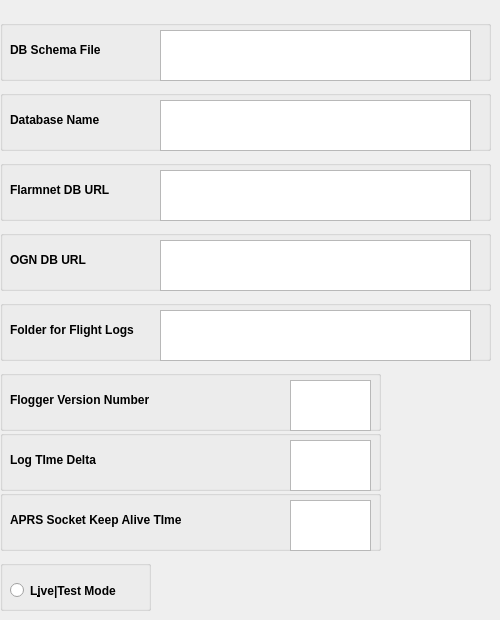
        <widget class="QWidget" name="Advanced">
         <attribute name="title">
          <string>Advanced</string>
         </attribute>
         <widget class="QGroupBox" name="DBSchemaBox">
          <property name="geometry">
           <rect>
            <x>0</x>
            <y>20</y>
            <width>491</width>
            <height>61</height>
           </rect>
          </property>
          <property name="toolTip">
           <string>&lt;html&gt;&lt;head/&gt;&lt;body&gt;&lt;p&gt;File holding SQlite3 schema&lt;/p&gt;&lt;/body&gt;&lt;/html&gt;</string>
          </property>
          <property name="title">
           <string/>
          </property>
          <widget class="QLabel" name="DBSchemaLabel">
           <property name="geometry">
            <rect>
             <x>10</x>
             <y>20</y>
             <width>151</width>
             <height>20</height>
            </rect>
           </property>
           <property name="font">
            <font>
             <pointsize>9</pointsize>
             <weight>75</weight>
             <bold>true</bold>
            </font>
           </property>
           <property name="toolTip">
            <string>&lt;html&gt;&lt;head/&gt;&lt;body&gt;&lt;p&gt;&lt;br/&gt;&lt;/p&gt;&lt;/body&gt;&lt;/html&gt;</string>
           </property>
           <property name="text">
            <string>DB Schema File</string>
           </property>
          </widget>
          <widget class="QTextEdit" name="DBSchemaFile">
           <property name="geometry">
            <rect>
             <x>160</x>
             <y>10</y>
             <width>311</width>
             <height>51</height>
            </rect>
           </property>
          </widget>
         </widget>
         <widget class="QGroupBox" name="APRSKeepAliveBox">
          <property name="geometry">
           <rect>
            <x>0</x>
            <y>490</y>
            <width>381</width>
            <height>61</height>
           </rect>
          </property>
          <property name="toolTip">
           <string>&lt;html&gt;&lt;head/&gt;&lt;body&gt;&lt;p&gt;Time between socket Keep Alive calls. Format is: time in seconds&lt;/p&gt;&lt;/body&gt;&lt;/html&gt;</string>
          </property>
          <property name="title">
           <string/>
          </property>
          <widget class="QLabel" name="APRSKeepAliveLabel">
           <property name="geometry">
            <rect>
             <x>10</x>
             <y>20</y>
             <width>231</width>
             <height>20</height>
            </rect>
           </property>
           <property name="font">
            <font>
             <pointsize>9</pointsize>
             <weight>75</weight>
             <bold>true</bold>
            </font>
           </property>
           <property name="toolTip">
            <string>&lt;html&gt;&lt;head/&gt;&lt;body&gt;&lt;p&gt;Format is: time in seconds&lt;/p&gt;&lt;/body&gt;&lt;/html&gt;</string>
           </property>
           <property name="text">
            <string>APRS Socket Keep Alive TIme</string>
           </property>
          </widget>
          <widget class="QTextEdit" name="APRSKeepAliveTIme">
           <property name="geometry">
            <rect>
             <x>290</x>
             <y>10</y>
             <width>81</width>
             <height>51</height>
            </rect>
           </property>
          </widget>
         </widget>
         <widget class="QGroupBox" name="DBNameBox">
          <property name="geometry">
           <rect>
            <x>0</x>
            <y>90</y>
            <width>491</width>
            <height>61</height>
           </rect>
          </property>
          <property name="toolTip">
           <string>&lt;html&gt;&lt;head/&gt;&lt;body&gt;&lt;p&gt;Name to be used for Flogger SQLite3 database&lt;/p&gt;&lt;/body&gt;&lt;/html&gt;</string>
          </property>
          <property name="title">
           <string/>
          </property>
          <widget class="QLabel" name="DBNameLabel">
           <property name="geometry">
            <rect>
             <x>10</x>
             <y>20</y>
             <width>151</width>
             <height>20</height>
            </rect>
           </property>
           <property name="font">
            <font>
             <pointsize>9</pointsize>
             <weight>75</weight>
             <bold>true</bold>
            </font>
           </property>
           <property name="toolTip">
            <string>&lt;html&gt;&lt;head/&gt;&lt;body&gt;&lt;p&gt;&lt;br/&gt;&lt;/p&gt;&lt;/body&gt;&lt;/html&gt;</string>
           </property>
           <property name="text">
            <string>Database Name</string>
           </property>
          </widget>
          <widget class="QTextEdit" name="DBName">
           <property name="geometry">
            <rect>
             <x>160</x>
             <y>10</y>
             <width>311</width>
             <height>51</height>
            </rect>
           </property>
          </widget>
         </widget>
         <widget class="QGroupBox" name="FlarmnetURLBox">
          <property name="geometry">
           <rect>
            <x>0</x>
            <y>160</y>
            <width>491</width>
            <height>61</height>
           </rect>
          </property>
          <property name="toolTip">
           <string>&lt;html&gt;&lt;head/&gt;&lt;body&gt;&lt;p&gt;URL of Flarmnet Database&lt;/p&gt;&lt;/body&gt;&lt;/html&gt;</string>
          </property>
          <property name="title">
           <string/>
          </property>
          <widget class="QLabel" name="FlarmnetURLLabel">
           <property name="geometry">
            <rect>
             <x>10</x>
             <y>20</y>
             <width>151</width>
             <height>20</height>
            </rect>
           </property>
           <property name="font">
            <font>
             <pointsize>9</pointsize>
             <weight>75</weight>
             <bold>true</bold>
            </font>
           </property>
           <property name="toolTip">
            <string>&lt;html&gt;&lt;head/&gt;&lt;body&gt;&lt;p&gt;&lt;br/&gt;&lt;/p&gt;&lt;/body&gt;&lt;/html&gt;</string>
           </property>
           <property name="text">
            <string>Flarmnet DB URL</string>
           </property>
          </widget>
          <widget class="QTextEdit" name="FlarmnetURL">
           <property name="geometry">
            <rect>
             <x>160</x>
             <y>10</y>
             <width>311</width>
             <height>51</height>
            </rect>
           </property>
          </widget>
         </widget>
         <widget class="QGroupBox" name="OGNURLBox">
          <property name="geometry">
           <rect>
            <x>0</x>
            <y>230</y>
            <width>491</width>
            <height>61</height>
           </rect>
          </property>
          <property name="toolTip">
           <string>&lt;html&gt;&lt;head/&gt;&lt;body&gt;&lt;p&gt;URL of OGN Database&lt;/p&gt;&lt;/body&gt;&lt;/html&gt;</string>
          </property>
          <property name="title">
           <string/>
          </property>
          <widget class="QLabel" name="OGNURLLabel">
           <property name="geometry">
            <rect>
             <x>10</x>
             <y>20</y>
             <width>151</width>
             <height>20</height>
            </rect>
           </property>
           <property name="font">
            <font>
             <pointsize>9</pointsize>
             <weight>75</weight>
             <bold>true</bold>
            </font>
           </property>
           <property name="toolTip">
            <string>&lt;html&gt;&lt;head/&gt;&lt;body&gt;&lt;p&gt;&lt;br/&gt;&lt;/p&gt;&lt;/body&gt;&lt;/html&gt;</string>
           </property>
           <property name="text">
            <string>OGN DB URL</string>
           </property>
          </widget>
          <widget class="QTextEdit" name="OGNURL">
           <property name="geometry">
            <rect>
             <x>160</x>
             <y>10</y>
             <width>311</width>
             <height>51</height>
            </rect>
           </property>
          </widget>
         </widget>
         <widget class="QGroupBox" name="LogTimeDeltaBox">
          <property name="geometry">
           <rect>
            <x>0</x>
            <y>430</y>
            <width>381</width>
            <height>61</height>
           </rect>
          </property>
          <property name="toolTip">
           <string>&lt;html&gt;&lt;head/&gt;&lt;body&gt;&lt;p&gt;Time in hours before sunset to start processing flight data. Negative values mean after sunset.&lt;/p&gt;&lt;/body&gt;&lt;/html&gt;</string>
          </property>
          <property name="title">
           <string/>
          </property>
          <widget class="QLabel" name="LogTimeDeltaLabel">
           <property name="geometry">
            <rect>
             <x>10</x>
             <y>20</y>
             <width>151</width>
             <height>20</height>
            </rect>
           </property>
           <property name="font">
            <font>
             <pointsize>9</pointsize>
             <weight>75</weight>
             <bold>true</bold>
            </font>
           </property>
           <property name="toolTip">
            <string>&lt;html&gt;&lt;head/&gt;&lt;body&gt;&lt;p&gt;Time in hours before sunset to start processing flight data. Negative values mean after sunset.&lt;/p&gt;&lt;/body&gt;&lt;/html&gt;</string>
           </property>
           <property name="text">
            <string>Log TIme Delta</string>
           </property>
          </widget>
          <widget class="QTextEdit" name="LogTimeDelta">
           <property name="geometry">
            <rect>
             <x>290</x>
             <y>10</y>
             <width>81</width>
             <height>51</height>
            </rect>
           </property>
          </widget>
         </widget>
         <widget class="QGroupBox" name="FlightLogBox">
          <property name="geometry">
           <rect>
            <x>0</x>
            <y>300</y>
            <width>491</width>
            <height>61</height>
           </rect>
          </property>
          <property name="toolTip">
           <string>&lt;html&gt;&lt;head/&gt;&lt;body&gt;&lt;p&gt;Name of folder for holding flight log files&lt;/p&gt;&lt;/body&gt;&lt;/html&gt;</string>
          </property>
          <property name="title">
           <string/>
          </property>
          <widget class="QLabel" name="FlightLogFolderLabel">
           <property name="geometry">
            <rect>
             <x>10</x>
             <y>20</y>
             <width>161</width>
             <height>20</height>
            </rect>
           </property>
           <property name="font">
            <font>
             <pointsize>9</pointsize>
             <weight>75</weight>
             <bold>true</bold>
            </font>
           </property>
           <property name="toolTip">
            <string/>
           </property>
           <property name="text">
            <string>Folder for Flight Logs</string>
           </property>
          </widget>
          <widget class="QTextEdit" name="FlightLogFolder">
           <property name="geometry">
            <rect>
             <x>160</x>
             <y>10</y>
             <width>311</width>
             <height>51</height>
            </rect>
           </property>
          </widget>
         </widget>
         <widget class="QGroupBox" name="LiveTestBox">
          <property name="geometry">
           <rect>
            <x>0</x>
            <y>560</y>
            <width>151</width>
            <height>51</height>
           </rect>
          </property>
          <property name="toolTip">
           <string>&lt;html&gt;&lt;head/&gt;&lt;body&gt;&lt;p&gt;Live mode Unchecked. Test Mode Checked&lt;/p&gt;&lt;/body&gt;&lt;/html&gt;</string>
          </property>
          <property name="title">
           <string/>
          </property>
          <widget class="QRadioButton" name="LiveTestButton">
           <property name="geometry">
            <rect>
             <x>10</x>
             <y>20</y>
             <width>141</width>
             <height>21</height>
            </rect>
           </property>
           <property name="font">
            <font>
             <weight>75</weight>
             <bold>true</bold>
            </font>
           </property>
           <property name="toolTip">
            <string>&lt;html&gt;&lt;head/&gt;&lt;body&gt;&lt;p&gt;Live mode Unchecked. Test Mode Checked&lt;/p&gt;&lt;/body&gt;&lt;/html&gt;</string>
           </property>
           <property name="text">
            <string>L&amp;ive|Test Mode</string>
           </property>
          </widget>
         </widget>
         <widget class="QGroupBox" name="FloggerVersionBox">
          <property name="geometry">
           <rect>
            <x>0</x>
            <y>370</y>
            <width>381</width>
            <height>61</height>
           </rect>
          </property>
          <property name="toolTip">
           <string>&lt;html&gt;&lt;head/&gt;&lt;body&gt;&lt;p&gt;Flogger SW Version Number is use&lt;/p&gt;&lt;/body&gt;&lt;/html&gt;</string>
          </property>
          <property name="title">
           <string/>
          </property>
          <widget class="QLabel" name="FloggerVersionLabel">
           <property name="geometry">
            <rect>
             <x>10</x>
             <y>20</y>
             <width>151</width>
             <height>20</height>
            </rect>
           </property>
           <property name="font">
            <font>
             <pointsize>9</pointsize>
             <weight>75</weight>
             <bold>true</bold>
            </font>
           </property>
           <property name="toolTip">
            <string/>
           </property>
           <property name="text">
            <string>Flogger Version Number</string>
           </property>
          </widget>
          <widget class="QTextEdit" name="FloggerVersionNo">
           <property name="geometry">
            <rect>
             <x>290</x>
             <y>10</y>
             <width>81</width>
             <height>51</height>
            </rect>
           </property>
          </widget>
         </widget>
        </widget>
